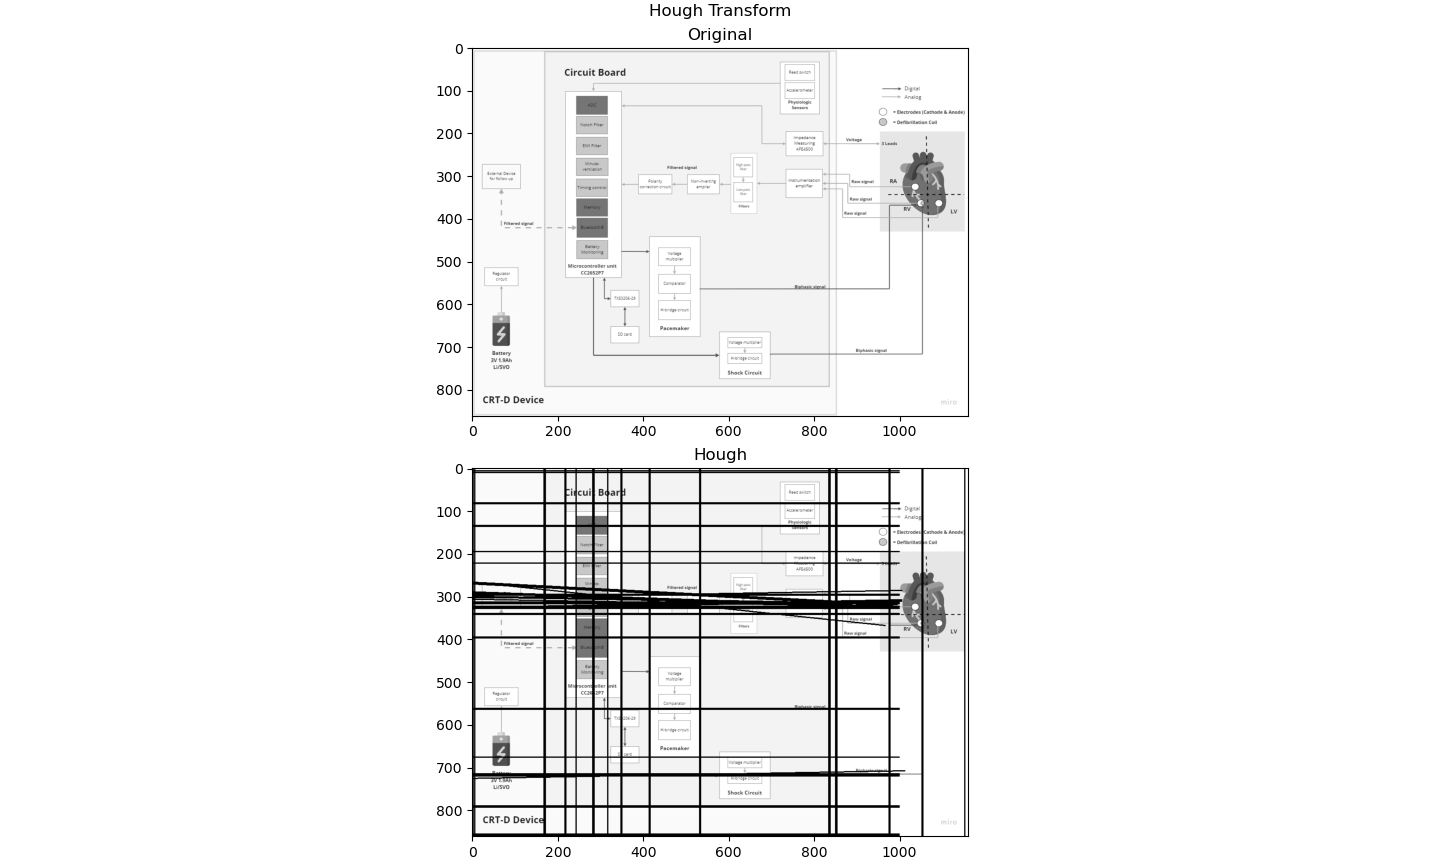

Recreate this plot in Python.
import cv2
import numpy as np
from matplotlib import pyplot as plt

path = r'/Users/sirap/Documents/Year_4/year-4-image/image1.jpg'
img = cv2.imread(path, 0)
img_ori = cv2.imread(path, 0)

edges = cv2.Canny(img, 50, 150, apertureSize=3)
lines = cv2.HoughLines(edges, 1, np.pi/180, 200)

for r_theta in lines:
	arr = np.array(r_theta[0], dtype=np.float64)
	r, theta = arr
	a = np.cos(theta)
	b = np.sin(theta)
	x0 = a*r
	y0 = b*r
	x1 = int(x0 + 1000*(-b))
	y1 = int(y0 + 1000*(a))
	x2 = int(x0 - 1000*(-b))
	y2 = int(y0 - 1000*(a))
	cv2.line(img, (x1, y1), (x2, y2), (0, 0, 255), 2)

fig, ax = plt.subplots(2, figsize=(8, 8),constrained_layout=True)
fig.suptitle("Hough Transform", fontsize=12)

ax[0].set_title('Original')
ax[0].imshow(img_ori, cmap='gray')
ax[1].set_title('Hough')
ax[1].imshow(img, cmap='gray')

plt.show()
